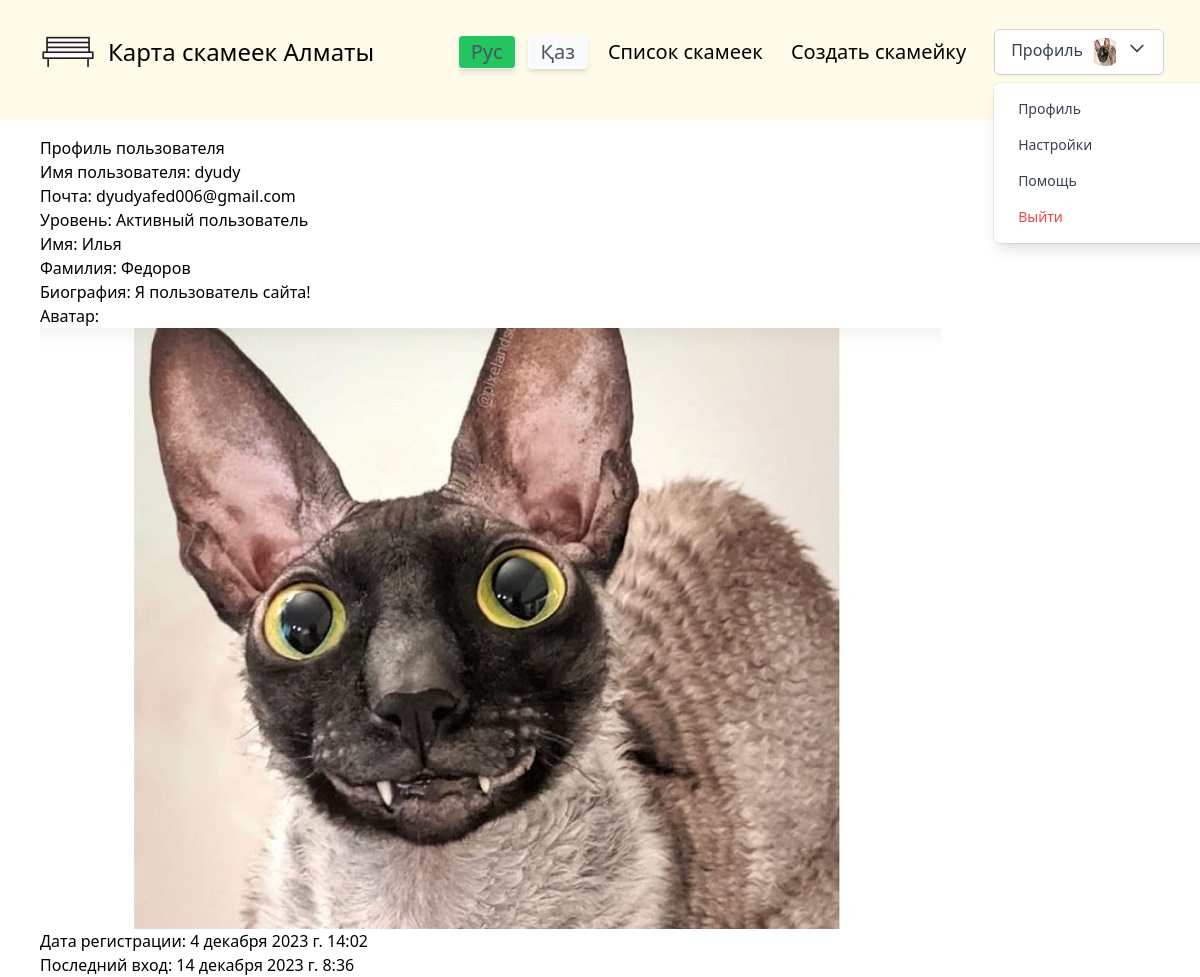
The app's page /profile/dyudy/ (signed in) with its own data.
### userSystem/models.py (models this page shows, shortened)
class Profile(models.Model):
    LEVEL_CHOICES = [
        (0, 'Пользователь'),
        (1, 'Активный пользователь'),
        (2, 'Эксперт'),
        (3, 'Лидер'),
        (4, 'Администрация⭐'),
    ]
    user = models.OneToOneField(CustomUser, on_delete=models.CASCADE)
    name = models.CharField(max_length=50, blank=True, default='')
    surname = models.CharField(max_length=50, blank=True, default='')
    bio = models.TextField(blank=True)
    avatar = models.ImageField(default='default.png', upload_to='user_avatars/', blank=True, null=True)
    level = models.IntegerField(default=0, choices=LEVEL_CHOICES)
    def get_avatar_url(self):
        if self.avatar:
            return self.avatar.url
        return '/media/default.png'

class CustomUser(AbstractUser):
    email = models.EmailField(unique=True)
    USERNAME_FIELD = 'username'  # или любое другое поле, которое вы хотите использовать для входа
    pass

### userSystem/views.py (the view)
# urls.py: path('profile/<str:username>/', user_views.other_user_profile, name='other_user_profile'),
def other_user_profile(request, username):
    try:
        user = get_object_or_404(CustomUser, username=username)
        profile = Profile.objects.get(user=user)
    except Http404:
        error_message = f"Профиль пользователя {username} не найден."
        return render(request, 'userSystem/other_user_profile.html', {'error_message': error_message}, status=404)
    return render(request, 'userSystem/other_user_profile.html', {'profile': profile})

### userSystem/templates/userSystem/other_user_profile.html
{% extends "mySite/base.html" %}
{% block content %}
{% if profile %}
    <h2>Профиль пользователя</h2>
    <p>Имя пользователя: {{ profile.user.username }}</p>
    <p>Почта: {{ profile.user.email }}</p>
    <p>Уровень: {{ profile.get_level_display }}</p>
    <p>Имя: {{ profile.name }}</p>
    <p>Фамилия: {{ profile.surname }}</p>
    <p>Биография: {{ profile.bio }}</p>
    <p>Аватар:</strong></p>
    <img src="{{ profile.get_avatar_url }}" alt="Аватар пользователя">
    <p>Дата регистрации: {{ profile.user.date_joined }}</p>
    <p>Последний вход: {{ profile.user.last_login }}</p>
{% else %}
    <p>{{ error_message }}</p>
{% endif %}
{% endblock %}

### mySite/templates/mySite/header.html (shortened to what this page needs)
{% load static %}
{% load static tailwind_tags %}
{% load i18n %}
<header class="leading-normal tracking-normal z-999 bg">
    <nav class="bg-yellow-50 flex items-center justify-between flex-wrap bg-grey-darkest p-9 fixed w-full z-10 pin-t -mt-28">
        <div class="flex items-center flex-no-shrink text-white mr-6">
            <a class="text-black no-underline hover:text-green-500 hover:no-underline flex items-center flex-no-shrink" href="{% url 'mySite:index' %}">
            <img class="h-16" src="{% static 'img/benchIcon.png' %}" alt="Bench Icon"/>
              <span class="text-2xl pl-2">{% trans 'Карта скамеек Алматы' %}</span>
            </a>
          </div>
        <div class="w-full flex-grow lg:flex lg:items-center lg:w-auto hidden lg:block pt-6 lg:pt-0 " id="nav-content">
            <ul class="list-reset lg:flex justify-end flex-1 items-center text-xl">
                <a href="{% url 'set_language' %}"
                    class="mr-3 focus:outline-none text-gray-600 border border-white bg-gray-50 cursor-pointer px-3 py-2.5 font-normal leading-3 shadow-md rounded active:bg-green-500 {% if LANGUAGE_CODE == 'ru' %}bg-green-500{% endif %}"
                    onclick="event.preventDefault(); document.getElementById('language-form').language.value = 'ru'; document.getElementById('language-form').submit();">
                    Рус
                </a>
                <a href="{% url 'set_language' %}"
                    class="mr-5 focus:outline-none text-gray-600 border border-white bg-gray-50 cursor-pointer px-3 py-2.5 font-normal leading-3 shadow-md rounded active:bg-green-500 {% if LANGUAGE_CODE == 'kk' %}bg-green-500{% endif %}"
                    onclick="event.preventDefault(); document.getElementById('language-form').language.value = 'kk'; document.getElementById('language-form').submit();">
                    Қаз
                </a>
                <li class="mr-3">
                    <a class="hover:text-green-500" href="{% url 'benches:bench_list' %}">{% trans 'Список скамеек' %}</a>
                </li>
                <li class="mr-3">
                  {% if user.is_authenticated %}
                    <a href="{% url 'benches:create_bench' %}" class="inline-block text-grey-dark no-underline hover:text-green-500 hover:text-underline py-2 lg:px-4">{% trans 'Создать скамейку' %}</a>
                  {% endif %}
                </li>
            </ul>
        </div>
                <div class="">
                    <div x-data="{ open: false }" class="relative inline-block text-left">
                      <button @click="open = !open" class="inline-flex justify-center w-full px-4 py-2 font-medium text-gray-700 bg-white border border-gray-300 rounded-md shadow-sm focus:outline-none focus:ring-2 focus:ring-offset-gray-100 focus:ring-blue-500">
                        {% trans 'Профиль' %}
                        {% if user.is_authenticated %}
                          <img class="h-7 w-7 ml-2 rounded-xl" src="{{ profile.get_avatar_url }}" alt="avatar">
                        {% endif %}
                        <svg class="h-5 w-5 ml-2" fill="none" stroke="currentColor" viewBox="0 0 24 24" xmlns="http://www.w3.org/2000/svg">
                          <path stroke-linecap="round" stroke-linejoin="round" stroke-width="2" d="M19 9l-7 7-7-7"></path>
                        </svg>
                      </button>
                      <div x-show="open" @click.away="open = false" class="origin-top-left absolute left-0 mt-2 w-56 rounded-md shadow-lg bg-white ring-1 ring-black ring-opacity-5 px-2 py-2">
                        {% if user.is_authenticated %}
                            <a href="{% url 'view_profile' %}" class="block px-4 py-2 text-sm text-gray-700 hover:bg-gray-100 rounded-md">{% trans 'Профиль' %}</a>
                            <a href="{% url 'edit_profile' %}" class="block px-4 py-2 text-sm text-gray-700 hover:bg-gray-100 rounded-md">{% trans 'Настройки' %}</a>
                            <a href="#" class="block px-4 py-2 text-sm text-gray-700 hover:bg-gray-100 rounded-md">{% trans 'Помощь' %}</a>
                            <a href="{% url 'logout' %}" class="block px-4 py-2 text-sm text-red-500 hover:bg-red-100 rounded-md">{% trans 'Выйти' %}</a>
                        {% else %}
                            <a href="{% url 'login' %}" class="block px-4 py-2 text-sm text-gray-700 hover:bg-gray-100 rounded-md">{% trans 'Войти' %}</a>
                            <a href="{% url 'register' %}" class="block px-4 py-2 text-sm text-gray-700 hover:bg-gray-100 rounded-md">{% trans 'Зарегистрироваться' %}</a>
                        {% endif %}
                      </div>
                    </div>
                </div>
    </nav>
</header>

### records on screen
Profile: get_avatar_url (picture), user.username "dyudy", user.email "dyudyafed006@gmail.com", level "Активный пользователь", name "Илья", surname "Федоров", bio "Я пользователь сайта!", user.date_joined "4 декабря 2023 г. 14:02", user.last_login "14 декабря 2023 г. 8:36"
